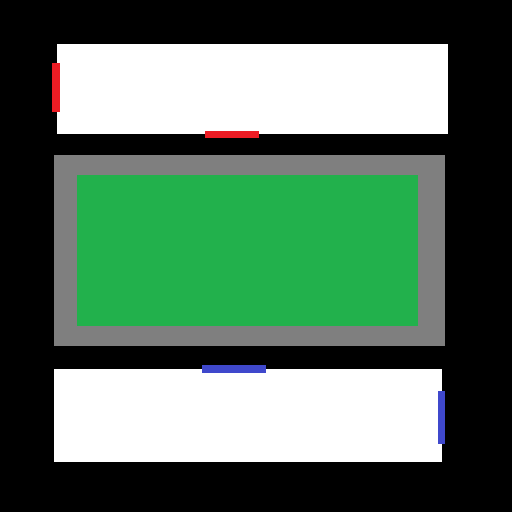
#> input picture preprocessing/basic_map.png, 512 x 512 px
$ jupyter execute preprocessing.ipynb   (shell and % lines are left out)
#> lines starting #> are read from the running program, lines starting #| are printed output that depends on the picture; after the words box and inside, x2 and y2 are one past the last pixel; in counts of white or black regions, pixels touching at a corner belong together
[cell 1]
import cv2
import numpy as np
import matplotlib.pyplot as plt
import plotly.figure_factory as ff
from skimage.filters import gaussian

[cell 2]
def display(image, cmap='gray'):
    '''
    Use matplotlib to display an image
    '''
    plt.figure(figsize=(16,16))
    plt.imshow(image, cmap=cmap)
    plt.axis('off')
    plt.show()

img = cv2.imread('basic_map.png')
#> img is the input picture: shape (512, 512, 3); mean B, G, R 95.5, 114.9, 87.4
img = cv2.cvtColor(img, cv2.COLOR_BGR2RGB)
display(img)

[cell 3]
'''
Define the colors that we want to separate out.
Each color needs to have a separate vector field so that weighting can be done.
For example, the aversion to walk on grass is much less than the aversion to walk into a wall.
Similarly, there is an attraction to walk on a path rather than on the road.
'''

path = np.array([127, 127, 127])
grass = np.array([34, 177, 76])
obstacle = np.array([255, 255, 255])
red = np.array([237, 28, 36])
blue = np.array([63, 72, 204])

[cell 4]
def mask(color, img):
    '''
    Create a mask for where a color is located on the image.
    To do this we need to create 3 masks, one for each color channel, and AND them together.
    '''
    return 1.0 * ((img[:, :, 0] == color[0]) & (img[:, :, 1] == color[1]) & (img[:, :, 2] == color[2]))
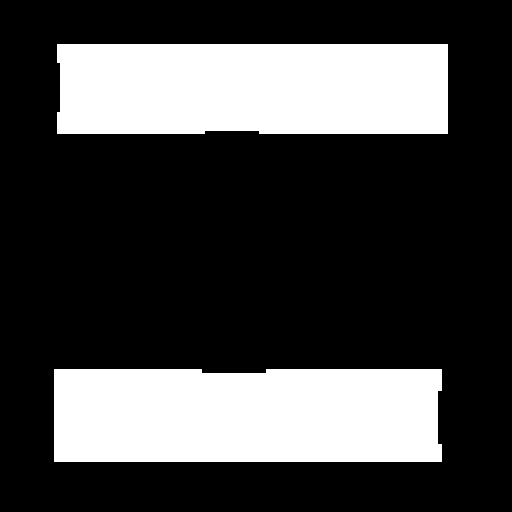
#> returned value: shape (512, 512) float64; values 0 (black) and 1 (white), 26.9% white; 2 white regions, box (x1, y1, x2, y2) and area: (54, 369, 442, 462) 35616, (57, 44, 448, 134) 34881

display(mask(obstacle, img))

[cell 5]
obs_mask = mask(obstacle, img).astype(bool)

# Use np.gradient to find the gradient of the brightness
# Apply a Gaussian blurring filter to smooth out the boundaries of the obstacles
# This generates a gradient field that increases as you get closer to the building
dx, dy = np.gradient(gaussian(mask(obstacle, img), sigma=4))
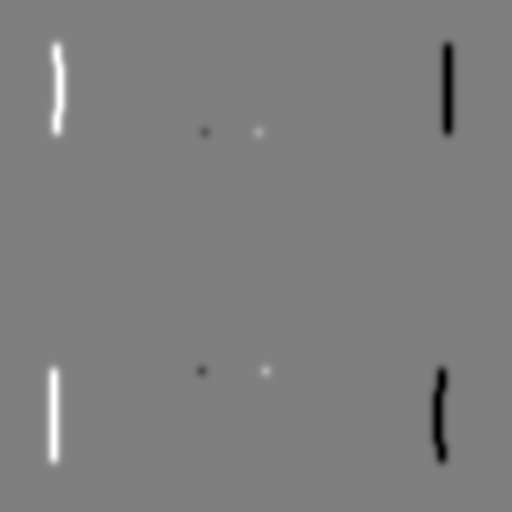
#> dy: shape (512, 512) float64; min -0.0982, max 0.0982, mean -3.14e-20; drawn with min black and max white

# I was trying to plot the gradient field using a quiver plot but I couldn't get it working well
pixels = np.linspace(0, 512, 512, endpoint=False).astype(int)
x, y = np.meshgrid(pixels, pixels)

# Here is a display of the magnitude of the gradient field.
# I removed the actual building using the mask since I wanted to show where the field is (not the building).
magnitude = np.sqrt(dx ** 2 + dy ** 2)
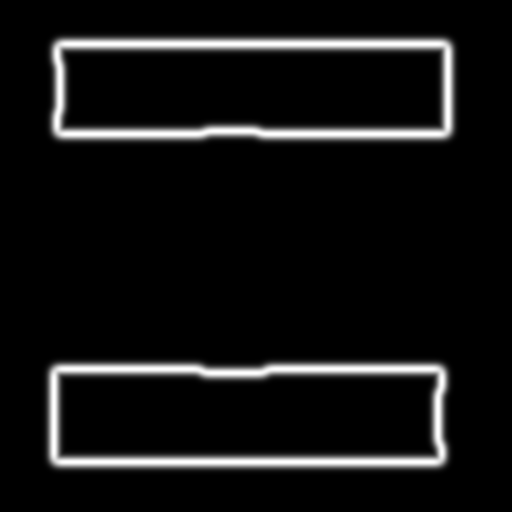
#> magnitude: shape (512, 512) float64; min 0, max 0.0982, mean 0.00725; drawn with min black and max white
display(np.where(~obs_mask, magnitude, 0))

[cell 6]
# My attempts at visualizing the field.
plt.figure(figsize=(16,16))

# Reverse y coordinates because image and axes y are reverses.
plt.quiver(x, y[::-1], dx, dy)
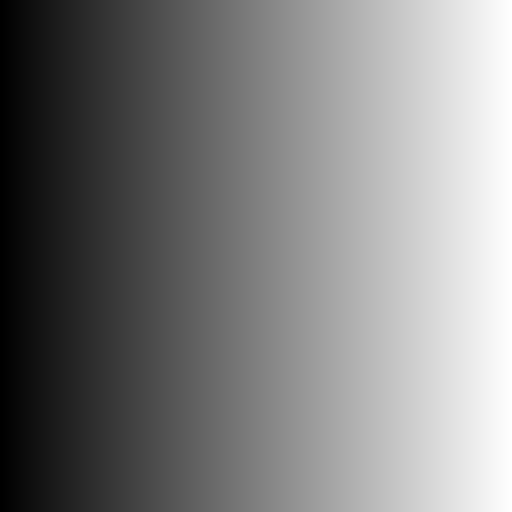
#> x: shape (512, 512) int64; min 0, max 511, mean 255.5; drawn with min black and max white
plt.axis('off')
plt.show()
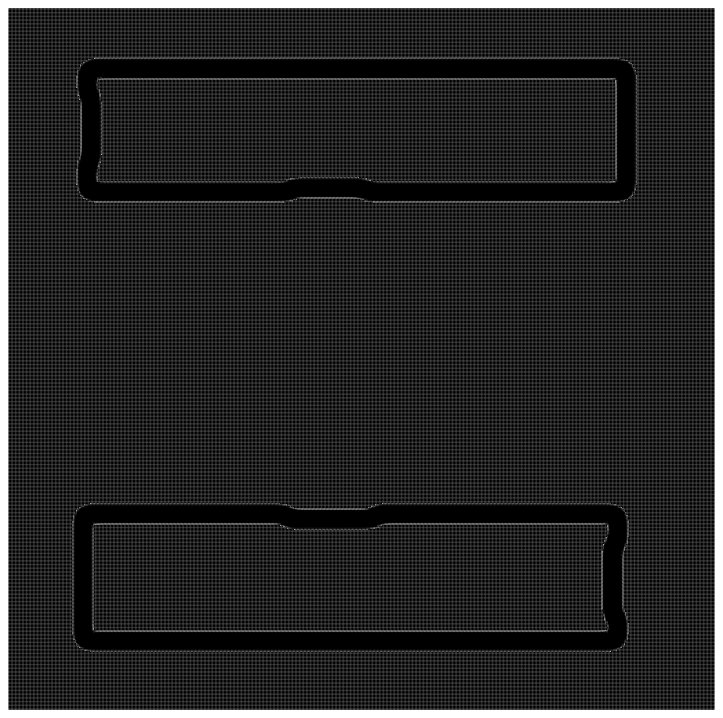
#> figure drawn by matplotlib, 1 panel

[cell 7]
# Doing the same process, but for the grass.

grass_mask = mask(grass, img).astype(bool)
#> in mask (call 4), `return 1.0 * ((img[:, :, 0] == color[0]) & (img[:, :, 1] == color[1]) ..`:
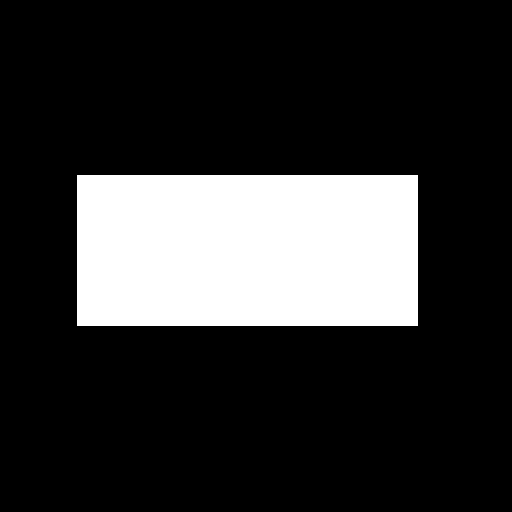
#> returned value: shape (512, 512) float64; values 0 (black) and 1 (white), 19.6% white; 1 white region, box (x1, y1, x2, y2) and area: (77, 175, 418, 326) 51491

dx, dy = np.gradient(gaussian(mask(grass, img), sigma=32))
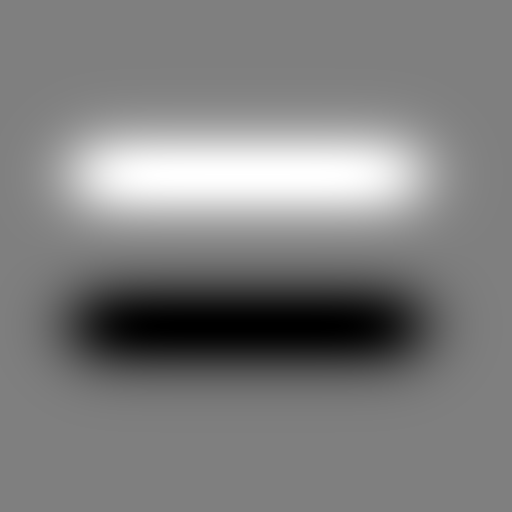
#> dx: shape (512, 512) float64; min -0.0125, max 0.0125, mean -1.25e-19; drawn with min black and max white
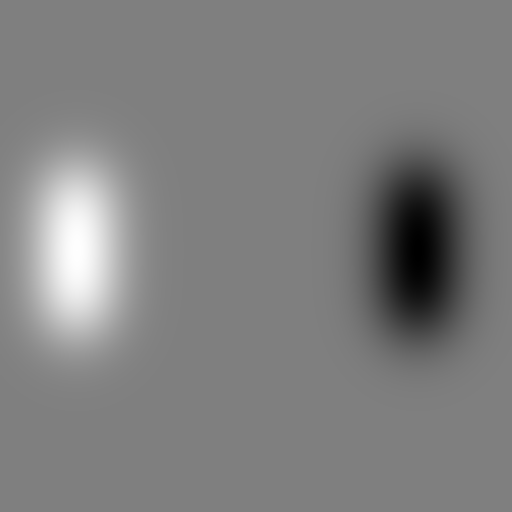
#> dy: shape (512, 512) float64; min -0.0122, max 0.0122, mean -3.68e-06; drawn with min black and max white

pixels = np.linspace(0, 512, 512, endpoint=False).astype(int)
x, y = np.meshgrid(pixels, pixels)

magnitude = np.sqrt(dx ** 2 + dy ** 2)
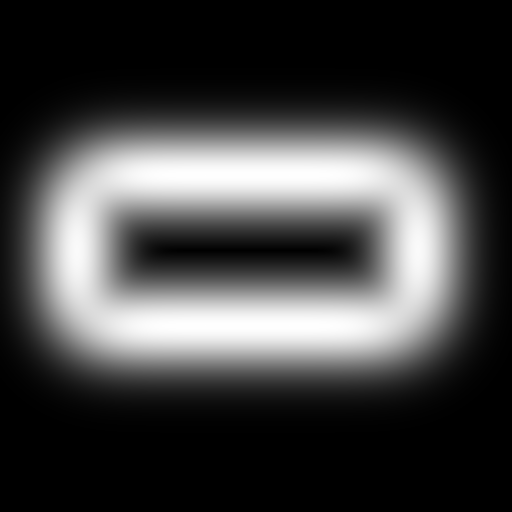
#> magnitude: shape (512, 512) float64; min 0, max 0.0125, mean 0.0033; drawn with min black and max white

display(np.where(~grass_mask, magnitude, 0))
#> call 4 of display, with cmap = 'gray'
#> in display (call 4), `plt.show()`:
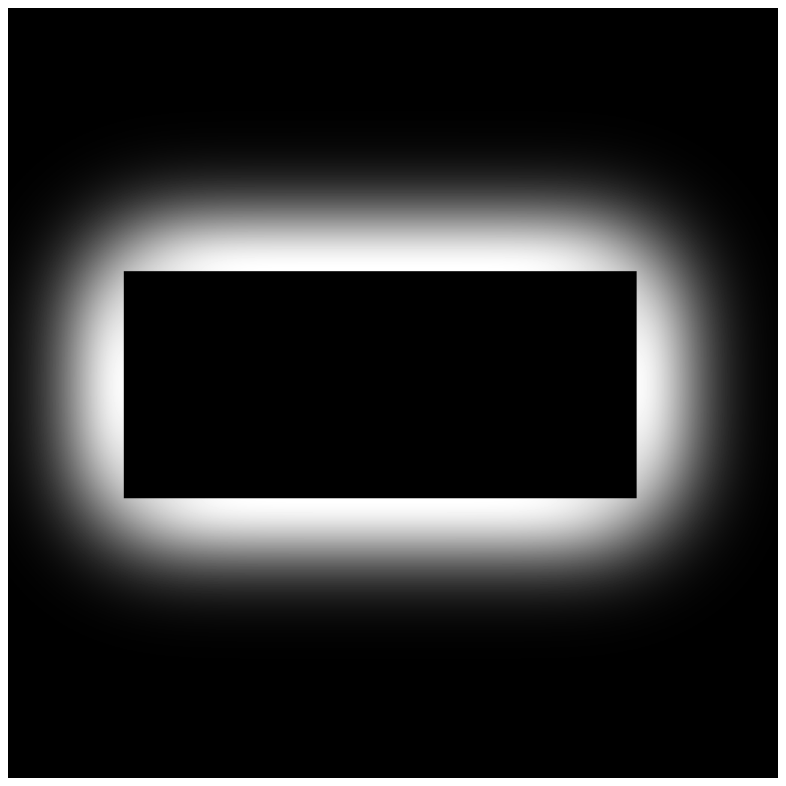
#> figure drawn by matplotlib, 1 panel
